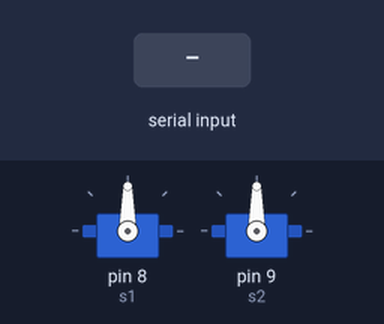
Recording of a sketch running on a simulated Arduino Uno, built with avr-gcc and run on an emulated ATmega328P. Parts: 2 × servo. The inputs (shaded band) are chosen by the test bench.

Above: at 1.2 s.
1.3 s: "30,150,10\n" received over Serial
At 2.2 s:
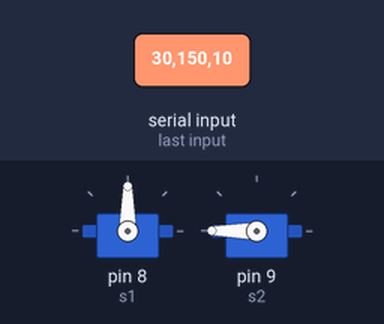
2.8 s: "1\n" received over Serial
At 3.1 s:
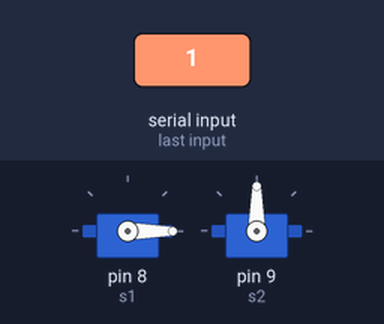
4.3 s: "2\n" received over Serial
At 5.4 s:
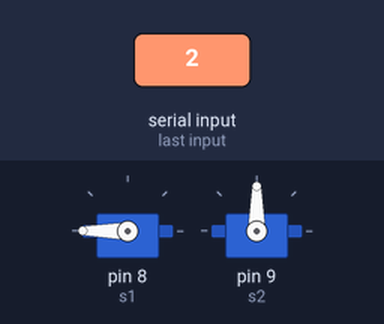
5.8 s: "4\n" received over Serial
At 6.5 s:
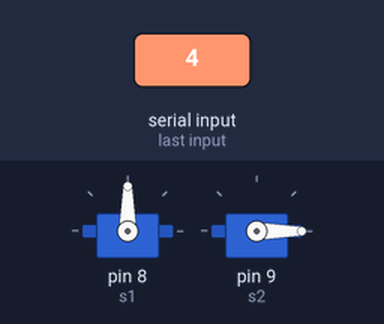
7.3 s: "30,150\n" received over Serial
At 7.9 s:
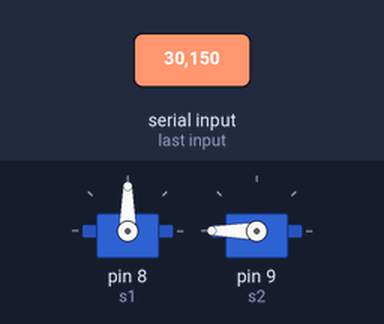
8.8 s: "5\n" received over Serial
At 10.0 s:
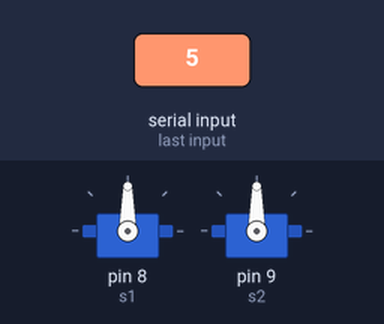
Timing chart, 0 to 11.3 s (numbered marks = the images above; inputs shaded):
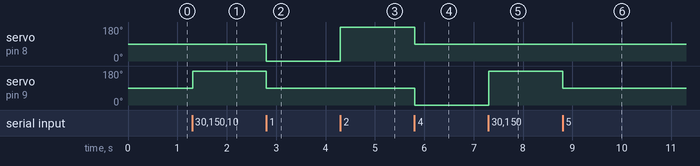

Measured:
- after the input at 1.3 s, servo on pin 9 (s2): 90° → 180° at once
- after the input at 2.8 s, servo on pin 8 (s1): 90° → 0° at once; servo on pin 9 (s2): 180° → 90° at once
- after the input at 4.3 s, servo on pin 8 (s1): 0° → 180° at once
- after the input at 5.8 s, servo on pin 8 (s1): 180° → 90° at once; servo on pin 9 (s2): 90° → 0° at once
- after the input at 7.3 s, servo on pin 9 (s2): 0° → 180° at once
- after the input at 8.8 s, servo on pin 9 (s2): 180° → 90° at once

The sketch:

motor_control.ino
```cpp
#include <Servo.h>
Servo s1;
Servo s2;
String str="";
String inString = "";

void setup() {
  // put your setup code here, to run once:
  s1.attach(8);
  s2.attach(9);
  s1.write(90);
  s2.write(90);
  Serial.begin(9600);
  while (!Serial) {
    ;
  }

}

void loop() {
  while (Serial.available() > 0) {
    int inChar = Serial.read();
    if (isDigit(inChar)) {
      inString += (char)inChar;
    }
    if (inChar == '\n') {
      if(inString.substring(0,1).toInt()==1){
        m_up();
      }
      else if(inString.substring(0,1).toInt()==2){
        m_down();
      }
      else if(inString.substring(0,1).toInt()==3){
        m_left();
      }
      else if(inString.substring(0,1).toInt()==4){
        m_right();
      }
      else if(inString.substring(0,1).toInt()==5){
        m_center();
      }
      else if(inString.substring(0,1).toInt()==6){
        m_ru();
      }
      inString = "";
    }
  }
}

void m_up(){
  s1.write(0);
  s2.write(90);
}

void m_down(){
  s1.write(180);
  s2.write(90);
}

void m_left(){
  s1.write(90);
  s2.write(180);
}

void m_right(){
  s1.write(90);
  s2.write(0);
}

void m_center(){
  s1.write(90);
  s2.write(90);
}

void m_ru(){
  s1.write(0);
  s2.write(0);
}
```
